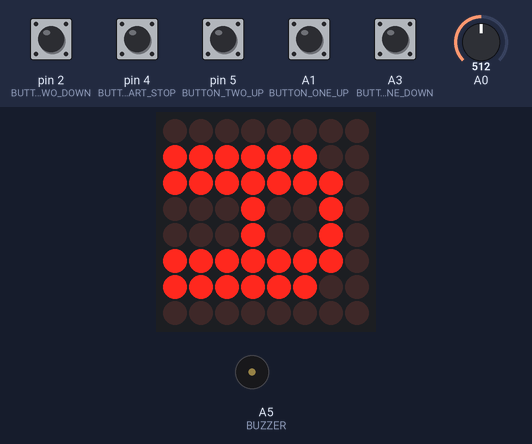
Bench run of a sketch on a simulated Arduino Uno, built with avr-gcc and run on an emulated ATmega328P. On the bench: 8×8 LED matrix, buzzer (waves = sounding). The test bench sets the inputs (shaded band); at power-on: A1 (BUTTON_ONE_UP), A3 (BUTTON_ONE_DOWN), pin 2 (BUTTON_TWO_DOWN), pin 4 (BUTTON_START_STOP), pin 5 (BUTTON_TWO_UP) HIGH, A0 = 512. Random numbers use the default seed unless the sketch sets one.

Above: at 1.2 s.
1.3 s: pin 4 (BUTTON_START_STOP) pulled LOW for 0.15 s
At 1.9 s:
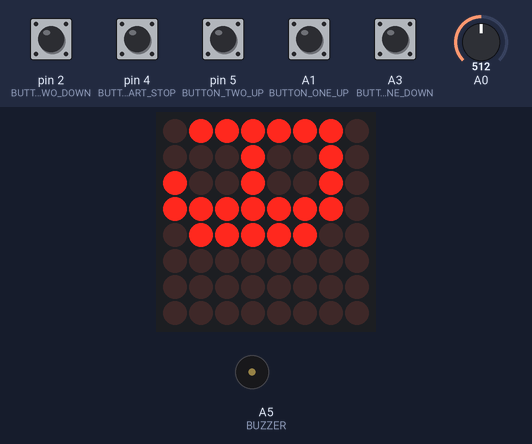
4.1 s: pin 2 (BUTTON_TWO_DOWN) pulled LOW for 0.15 s
At 4.57 s:
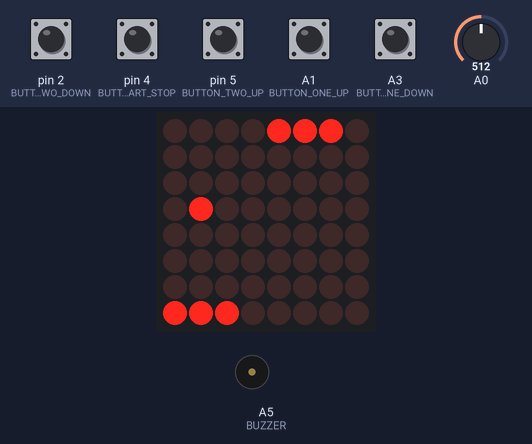
4.8 s: pin 5 (BUTTON_TWO_UP) pulled LOW for 0.15 s
At 5.14 s:
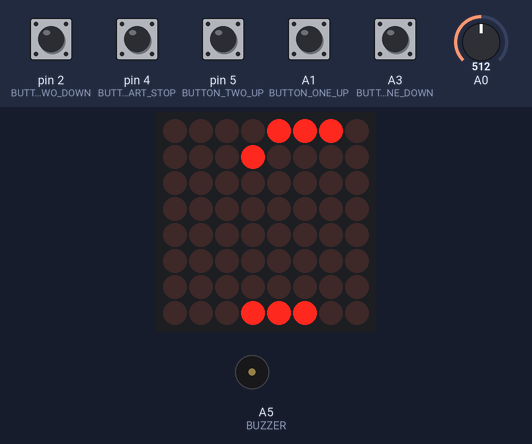
5.5 s: A1 (BUTTON_ONE_UP) pulled LOW for 0.15 s
At 5.68 s:
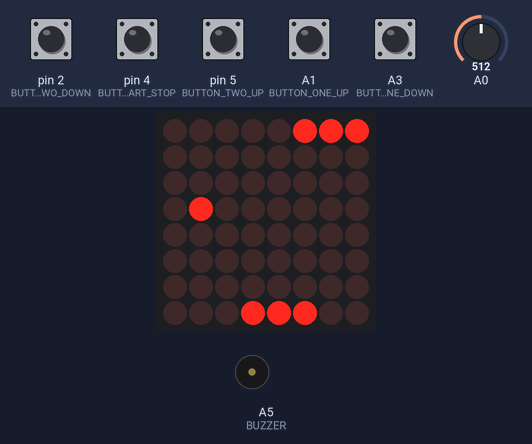
6.2 s: A3 (BUTTON_ONE_DOWN) pulled LOW for 0.15 s
At 6.48 s:
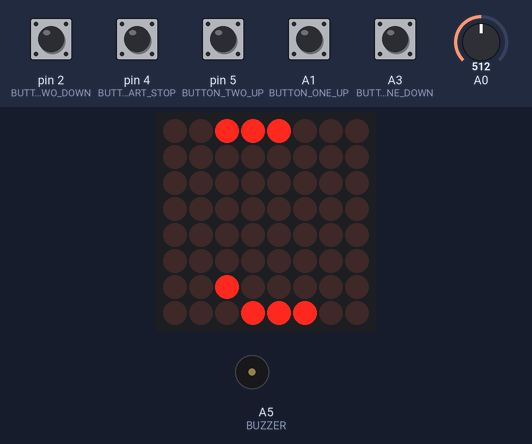
6.9 s: pin 2 (BUTTON_TWO_DOWN) pulled LOW for 1 s
At 9.16 s:
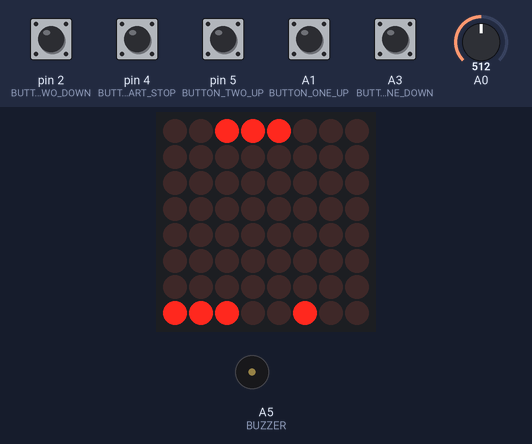
Timing chart, 0 to 13.7 s (numbered marks = the images above; inputs shaded):
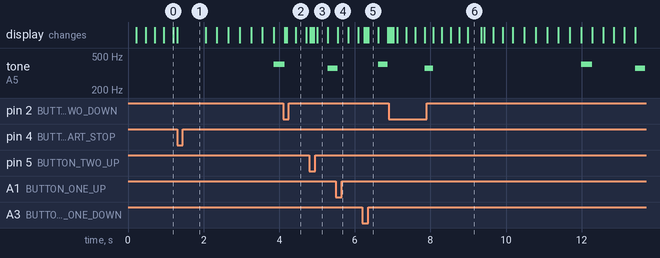

The sketch:

Pong.ino
```cpp
#include "LedControl.h"
#define BUTTON_ONE_UP A1
#define BUTTON_ONE_DOWN A3
#define BUTTON_TWO_UP 5
#define BUTTON_TWO_DOWN 2
#define BUTTON_START_STOP 4
#define BUZZER A5
LedControl lc = LedControl(12, 11, 10, 1); //DIN, CLK, LOAD, No. DRIVER

// pin 12 is connected to the MAX7219 pin 1
// pin 11 is connected to the CLK pin 13
// pin 10 is connected to LOAD pin 12
// 1 as we are only using 1 MAX7219

short pozPadOne;
short pozPadTwo;


short pozBallX;
short pozBallY;
short speedBall = 0;

short directionBall = 5;//Numpad directions, 5 - center

bool scored;// semafor care verifica daca a fost castigata runda

bool played;// semafor care verifica ca a fost jucata o runda

short scorePlayerOne;
short scorePlayerTwo;

unsigned long padMillis = 0;
unsigned long ballMillis = 0;

short delayAnimationTime = 20;
short padDelay = 50;
short ballDelay = 300;


const byte START[][8] = {
  {
    B00000000,
    B00111100,
    B01100110,
    B01100000,
    B00111100,
    B00000110,
    B01100110,
    B00111100
  }, {
    B00000000,
    B01111110,
    B01011010,
    B00011000,
    B00011000,
    B00011000,
    B00011000,
    B00011000
  }, {
    B00000000,
    B00111100,
    B01100110,
    B01100110,
    B01111110,
    B01100110,
    B01100110,
    B01100110
  }, {
    B00000000,
    B01111100,
    B01100110,
    B01100110,
    B01111100,
    B01111000,
    B01101100,
    B01100110
  }, {
    B00000000,
    B01111110,
    B01011010,
    B00011000,
    B00011000,
    B00011000,
    B00011000,
    B00011000
  }
};

const byte WIN[][8] = {
  {
    B00000000,
    B10000001,
    B11000011,
    B11000011,
    B11011011,
    B11111111,
    B01100110,
    B00100100
  }, {
    B00000000,
    B00111100,
    B00011000,
    B00011000,
    B00011000,
    B00011000,
    B00011000,
    B00111100
  }, {
    B00000000,
    B01100011,
    B01110011,
    B01111011,
    B01101111,
    B01100111,
    B01100011,
    B01100011
  }
};

const byte IMAGES[][8] = {
  {
    B00000000,
    B00111100,
    B01100110,
    B01101110,
    B01110110,
    B01100110,
    B01100110,
    B00111100
  }, {
    B00000000,
    B00011000,
    B00011000,
    B00111000,
    B00011000,
    B00011000,
    B00011000,
    B01111110
  }, {
    B00000000,
    B00111100,
    B01100110,
    B00000110,
    B00001100,
    B00110000,
    B01100000,
    B01111110
  }, {
    B00000000,
    B00111100,
    B01100110,
    B00000110,
    B00011100,
    B00000110,
    B01100110,
    B00111100
  }, {
    B00000000,
    B00001100,
    B00011100,
    B00101100,
    B01001100,
    B01111110,
    B00001100,
    B00001100
  }, {
    B00000000,
    B01111110,
    B01100000,
    B01111100,
    B00000110,
    B00000110,
    B01100110,
    B00111100
  }, {
    B00000000,
    B00111100,
    B01100110,
    B01100000,
    B01111100,
    B01100110,
    B01100110,
    B00111100
  }, {
    B00000000,
    B01111110,
    B01100110,
    B00001100,
    B00001100,
    B00011000,
    B00011000,
    B00011000
  }, {
    B00000000,
    B00111100,
    B01100110,
    B01100110,
    B00111100,
    B01100110,
    B01100110,
    B00111100
  }, {
    B00000000,
    B00111100,
    B01100110,
    B01100110,
    B00111110,
    B00000110,
    B01100110,
    B00111100
  }
};

void setup()
{
  scored = 0;
  // the zero refers to the MAX7219 number, it is zero for 1 chip
  lc.shutdown(0, false); // turn off power saving, enables display
  lc.setIntensity(0, 2); // sets brightness (0~15 possible values)
  lc.clearDisplay(0);// clear screen

  pinMode(BUTTON_ONE_UP, INPUT_PULLUP);
  pinMode(BUTTON_TWO_UP, INPUT_PULLUP);
  pinMode(BUTTON_TWO_DOWN, INPUT_PULLUP);
  pinMode(BUTTON_ONE_DOWN, INPUT_PULLUP);
  pinMode(BUTTON_START_STOP, INPUT_PULLUP);
  pinMode(BUZZER, OUTPUT);

  randomSeed(analogRead(0));

  bool side = random(2); //variabila aleatoare care hotaraste de unde se porneste llea
  directionBall = random(1, 4) * 3 - side * 2; //directie hotarata aleator in spre paleta adversa

  pozBallX = 0 + 7 * side;
  pozBallY = random(8);
  speedBall = 0; //viteza adaugata a mingei care la inceput este 0

  pozPadOne = random(5) + 2;
  pozPadTwo = random(5) + 2;

  lc.setLed(0, 0, pozPadOne + 1, true);
  lc.setLed(0, 0, pozPadOne,  true);
  lc.setLed(0, 0, pozPadOne - 1, true);

  lc.setLed(0, 7, pozPadTwo + 1, true);
  lc.setLed(0, 7, pozPadTwo,  true);
  lc.setLed(0, 7, pozPadTwo - 1, true);


}

void movePadOneUp() {
  pozPadOne++;
  lc.setLed(0, 0, pozPadOne + 1, true);
  lc.setLed(0, 0, pozPadOne - 2, false);
}
void movePadOneDown() {
  pozPadOne--;
  lc.setLed(0, 0, pozPadOne - 1, true);
  lc.setLed(0, 0, pozPadOne + 2, false);
}

void movePadTwoUp() {
  pozPadTwo++;
  lc.setLed(0, 7, pozPadTwo + 1, true);
  lc.setLed(0, 7, pozPadTwo - 2, false);
}

void movePadTwoDown() {
  pozPadTwo--;
  lc.setLed(0, 7, pozPadTwo - 1, true);
  lc.setLed(0, 7, pozPadTwo + 2, false);
}

void padMove()
{
  bool buttonOneUpState = digitalRead(BUTTON_ONE_UP);
  bool buttonOneDownState = digitalRead(BUTTON_ONE_DOWN);

  bool buttonTwoUpState = digitalRead(BUTTON_TWO_UP);
  bool buttonTwoDownState = digitalRead(BUTTON_TWO_DOWN);

  if (buttonOneUpState == LOW && pozPadOne < 6)
    movePadOneUp();

  if (buttonOneDownState == LOW && pozPadOne > 1)
    movePadOneDown();

  if (buttonTwoUpState == LOW && pozPadTwo < 6)
    movePadTwoUp();

  if (buttonTwoDownState == LOW && pozPadTwo > 1)
    movePadTwoDown();
}

void ballMove();

void changeDirection(short stepBack, short stepFront = 0) //schimbarea diretiei are la fiecare coliziune
{
  switch (stepBack)
  {
    case 1: {
        pozBallY++;
        pozBallX--;
        break;
      }
    case 3: {
        pozBallY++;
        pozBallX++;
        break;
      }
    case 4: {
        pozBallX--;
        break;
      }
    case 6: {
        pozBallX++;
        break;
      }
    case 7: {
        pozBallY--;
        pozBallX--;
        break;
      }
    case 9: {
        pozBallY--;
        pozBallX++;
        break;
      }
  }
  if (stepFront != 0)
  {
    if (speedBall < 250)
      speedBall += 10;
    directionBall = stepFront;
    ballMove();
  }
}
void ballMove()
{
  if (!(pozBallX == 0 && (pozBallY == pozPadOne || pozBallY == pozPadOne + 1 || pozBallY == pozPadOne - 1) || pozBallX == 7 && (pozBallY == pozPadTwo || pozBallY == pozPadTwo + 1 || pozBallY == pozPadTwo - 1 )))
    lc.setLed(0, pozBallX, pozBallY, false);
  //daca mingea se afla peste paleta la zedurrile paletei nu vor fi stinse
  changeDirection(directionBall);

  short stepBack, stepFront = 0;//daca am depasit marginile , vom face un pas inapoi apoi vom calibra directia

  if (pozBallY < 0)
  {
    if (directionBall == 9)
      changeDirection(1, 3);
    else
      changeDirection(3, 1);
    return 0;
  }

  if (pozBallY > 7)
  {
    if (directionBall == 1)
      changeDirection(9, 7);
    else
      changeDirection(7, 9);
    return 0;
  }
  if (pozBallX < 0)
  {
    scorePlayerTwo++;
    scored++;
    return 0;
  }
  if (pozBallX < 1)
  {
    if (pozBallY == pozPadOne - 1)
      stepFront = 9;
    if (pozBallY == pozPadOne)
      stepFront = 6;
    if (pozBallY == pozPadOne + 1)
      stepFront = 3;
    if (directionBall == 1)
      stepBack = 9;
    if (directionBall == 7)
      stepBack = 3;
    if (directionBall == 4)
      stepBack = 6;
    if (stepBack && stepFront)
    {
      tone(BUZZER, 360);//la intalnirea paletei vom canta o nota
      changeDirection(stepBack, stepFront);
      return 0;
    }
  }

  if (pozBallX > 7)
  {
    scorePlayerOne++;
    scored++;
    return 0;
  }
  if (pozBallX > 6)
  {
    if (pozBallY == pozPadTwo - 1)
      stepFront = 7;
    if (pozBallY == pozPadTwo)
      stepFront = 4;
    if (pozBallY == pozPadTwo + 1)
      stepFront = 1;
    if (directionBall == 3)
      stepBack = 7;
    else if (directionBall != 6)
      stepBack = 1;
    else
      stepBack = 4;
    if (stepBack && stepFront)
    {
      tone(BUZZER, 400);//la intalnirea paletei vom canta o nota
      changeDirection(stepBack, stepFront);
      return 0;
    }

  }
  lc.setLed(0, pozBallX, pozBallY, true);
}
void start()//vom rula aceasta secventa la inceputul fiecarui joc si dupa fiecare partida
{
  bool buttonStartStopState = digitalRead(BUTTON_START_STOP);
  while ( buttonStartStopState != LOW)
  {
    for (short k = 0; k < 5; k++)
    {
      for (short j = 0; j < 8; j++)
      {
        for (short i = 0; i < 8; i++)
        {
          if (buttonStartStopState == LOW )
            break;
          buttonStartStopState = digitalRead(BUTTON_START_STOP);
          lc.setColumn(0, i, START[k][7 - i] >> 7 - j);
        }
        delay(delayAnimationTime);
      }
      for (short j = 0; j < 8; j++)
      {
        for (short i = 0; i < 8; i++)
        {
          if (buttonStartStopState == LOW )
            break;
          buttonStartStopState = digitalRead(BUTTON_START_STOP);
          lc.setColumn(0, i, START[k][7 - i] << j);
        }
        delay(delayAnimationTime);
      }
    }
  }
  clearScore();
  played++;
   setup();
}
void pause()
{
  bool buttonStartStopState = digitalRead(BUTTON_START_STOP);
  if (buttonStartStopState == LOW )
    while (1)
    {
      if (!digitalRead(BUTTON_ONE_UP) || !digitalRead(BUTTON_ONE_DOWN) || !digitalRead(BUTTON_TWO_UP) || !digitalRead(BUTTON_TWO_DOWN))
        break;
    }

}


void clearScore()
{
  scorePlayerOne = 0;
  scorePlayerTwo = 0;
}
void score()//vom afisa scorul, iar daca jocul s-a terminat, adica unul dintre jucatori a atins scorul de 10 puncte, va fi insotit de un mesaj si o mica secventa muzicala
{
  if (scorePlayerOne > 9)
  {
    for (short l = 0; l < 3; l++)
    {
      for (short j = 0; j < 8; j++)
      {
        for (short i = 0; i < 8; i++)
        {
          lc.setColumn(0, i, IMAGES[1][7 - i] << 7 - j);
          tone(BUZZER, 400);
        }
        delay(delayAnimationTime);
      }

      for (short j = 0; j < 8; j++)
      {
        for (short i = 0; i < 8; i++)
        {
          lc.setColumn(0, i, IMAGES[1][7 - i] << j);
          tone(BUZZER, 560);
        }
        delay(delayAnimationTime);
      }
      noTone(BUZZER);

      for (short k = 0; k < 3; k++)
      {
        for (short j = 0; j < 8; j++)
        {
          for (short i = 0; i < 8; i++)
          {
            lc.setColumn(0, i, WIN[k][7 - i] >> 7 - j);
          }
          delay(delayAnimationTime);
        }
        for (short j = 0; j < 8; j++)
        {
          for (short i = 0; i < 8; i++)
          {
            lc.setColumn(0, i, WIN[k][7 - i] << j);
          }
          delay(delayAnimationTime);
        }
      }
    }
    start();
  }
  else if (scorePlayerTwo > 9)
  {
    for (short l = 0; l < 3; l++)
    {
      for (short j = 0; j < 8; j++)
      {
        for (short i = 0; i < 8; i++)
        {
          lc.setColumn(0, i, IMAGES[2][7 - i] >> 7 - j);
          tone(BUZZER, 400);

        }
        delay(delayAnimationTime);
      }

      for (short j = 0; j < 8; j++)
      {
        for (short i = 0; i < 8; i++)
        {
          lc.setColumn(0, i, IMAGES[2][7 - i] >>  j);
          tone(BUZZER, 560);
        }
        delay(delayAnimationTime);
      }
      noTone(BUZZER);

      for (short k = 0; k < 3; k++)
      {
        for (short j = 0; j < 8; j++)
        {
          for (short i = 0; i < 8; i++)
          {
            lc.setColumn(0, i, WIN[k][7 - i] << 7 - j);
          }
          delay(delayAnimationTime);
        }
        for (short j = 0; j < 8; j++)
        {
          for (short i = 0; i < 8; i++)
          {
            lc.setColumn(0, i, WIN[k][7 - i] >> j);
          }
          delay(delayAnimationTime);
        }
      }
    }
    start();
  }
  else {
    for (short j = 0; j < 8; j++)
    {
      for (short i = 0; i < 8; i++)
      {
        lc.setColumn(0, i, IMAGES[scorePlayerOne][7 - i] << 7 - j);
      }
      delay(delayAnimationTime);
    }
    for (short j = 0; j < 8; j++)
    {
      for (short i = 0; i < 8; i++)
      {
        lc.setColumn(0, i, IMAGES[scorePlayerOne][7 - i] << j);
      }
      delay(delayAnimationTime);
    }
    for (short j = 0; j < 8; j++)
    {
      for (short i = 0; i < 8; i++)

      {
        lc.setColumn(0, i, IMAGES[scorePlayerTwo][7 - i] >> 7 - j);
      }
      delay(delayAnimationTime);
    }
    for (short j = 0; j < 8; j++)
    {
      for (short i = 0; i < 8; i++)
      {
        lc.setColumn(0, i, IMAGES[scorePlayerTwo][7 - i] >> j);
      }
      delay(delayAnimationTime);
    }
    setup();
  }
}
void loop()//bucla care ruleaza instructiunile
{
  if (!played)
    start();
  if (millis() - padMillis > padDelay)
  {
    padMove();
    padMillis = millis();
  }
  if (millis() - ballMillis > ballDelay - speedBall)
  {    noTone(BUZZER);

    ballMove();
    ballMillis = millis();
  }
  if (scored)
  {

    score();
  }
  pause();
}
```

Measured:
- after the input at 1.3 s, tone on A5 (BUZZER): silent → 400 Hz after 2.6 s
